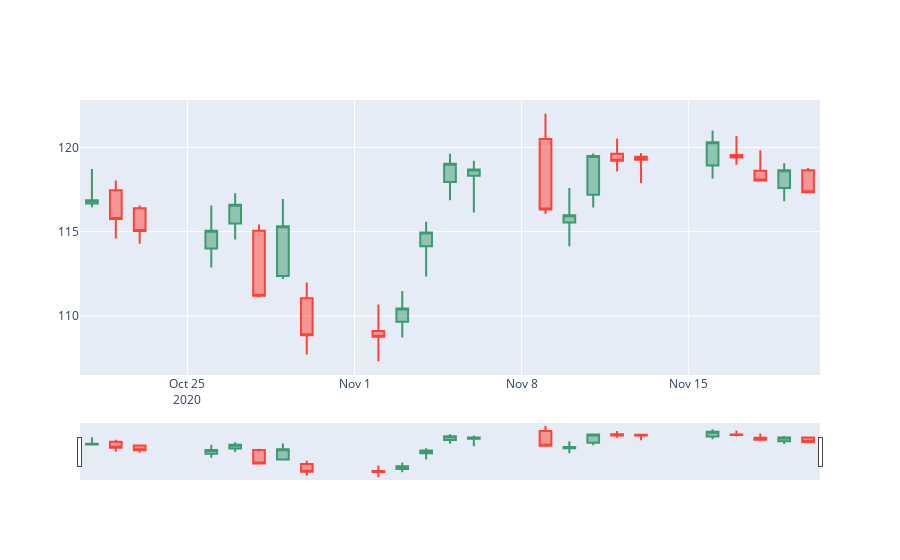

Here is the notebook cell this chart was saved with:
### Code cell
go.Figure(data=[go.Candlestick(x=df.index,
                open=df['Open'],
                high=df['High'],
                low=df['Low'],
                close=df['Close'])])
